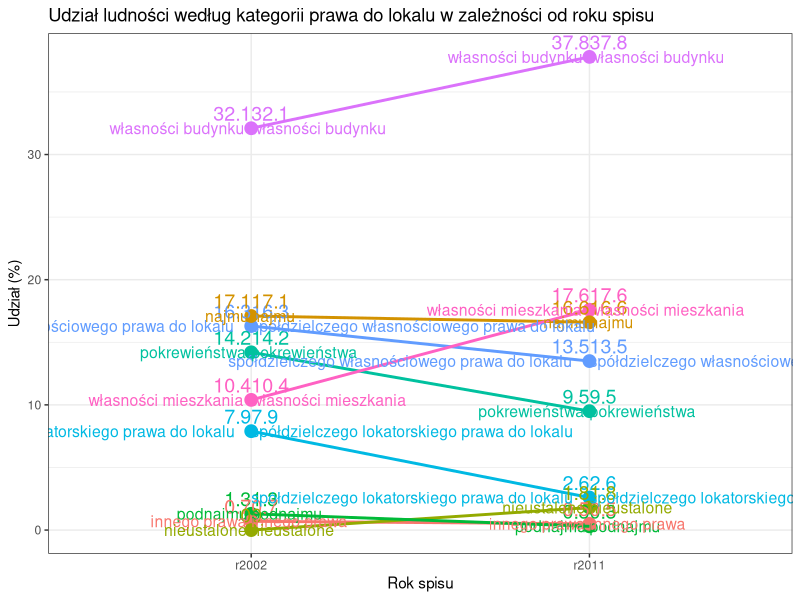

Recreate this plot in R.
library(ggplot2)
library(tidyr)
library(plyr)
library(dplyr)

mieszkania <- read.table('nsp2011_mieszkania.txt',
                    header = T,
                    sep = '\t',
                    dec = ',',
                    stringsAsFactors = F,
                    encoding = "UTF-8")

mieszkania_liniowy <- mieszkania %>% gather(rok,y,-Kategoria)

wykres <- ggplot(data = mieszkania_liniowy,
       aes(x = rok,
           y = y,
           colour = Kategoria,
           group = Kategoria)) +
  geom_point(size = 4) +
  geom_line(size = 1) +
  theme_bw() +
  xlab('Rok spisu') +
  ylab('Udział (%)') +
  ggtitle('Udział ludności według kategorii prawa do lokalu w zależności od roku spisu') +
  geom_text(aes(label = y),
            subset = .(rok %in% 'r2002'),
            size = 5,
            hjust = 0,
            vjust = -0.5) +
  geom_text(aes(label = y),
            subset = .(rok %in% 'r2011'),
            size = 5,
            hjust = 1,
            vjust = -0.5) +
  geom_text(aes(label = Kategoria),
            subset = .(rok %in% 'r2002'),
            size = 4,
            hjust = 1.05,
            vjust = 0.5) +
  geom_text(aes(label = Kategoria),
            subset = .(rok %in% 'r2011'),
            size = 4,
            hjust = 0,
            vjust = 0.5) +
  guides(colour=FALSE)

print(wykres)
